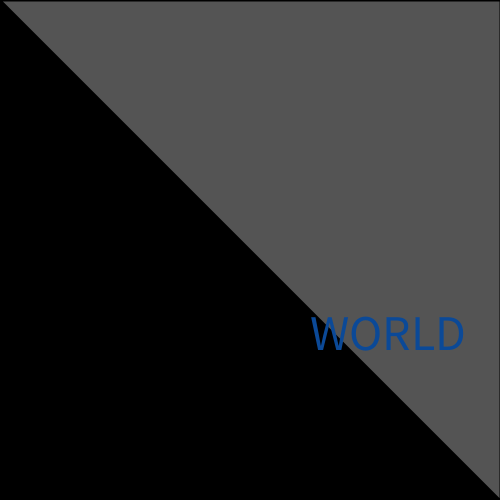
Frame 1 (no input)
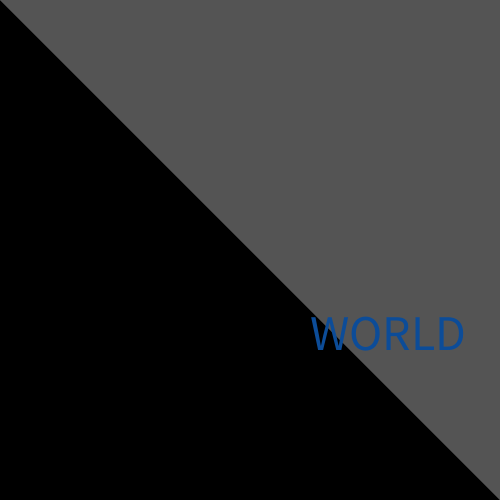
Frame 60 (the mouse pressed at the canvas centre just before this capture)
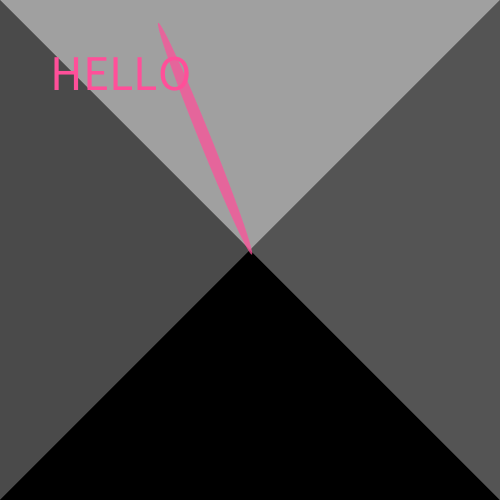
Frame 120 (the mouse held since frame 60 and released just before this capture)

The Processing sketch that drew these frames (run headless with seeded random() and noise(); from frame 60 on, the mouse is pressed at the canvas centre):

// Processing sketch: processing_184516
// ── processing_184516.pde

void setup(){
   smooth();
  size(500,500);}

  void draw(){
  tris();
  spin();
 text();
  }
  
  
  
  void tris(){
    strokeWeight(2);
    fill(160);
    triangle(0,0,width,0,mouseX,mouseY);
    fill(74);
    triangle(0,0,0,height,mouseX,mouseY);
    fill(0);
    triangle(0,height,width,height,mouseX,mouseY);
    fill(84);
    triangle(width,height,width,0,mouseX,mouseY);
 
}

void spin(){
  pushMatrix();
  translate((mouseX+pmouseX)/2,pmouseY);
  rotate(radians(millis()/3));
  noStroke();
  fill(mouseY+second(),40+3*second(),140+second(),millis()%255+40);
  ellipse(0,120,mouseY%17,mouseY);
popMatrix();
}

void text(){
  textSize(50);

 fill (mouseY+second(),40+3*second(),140+second(),255);
  if(mouseX<200||mouseY<100){
    text("WORLD",310,350);}
  if(mouseX>250||mouseY>150){
    text("HELLO",50,90);}
}
